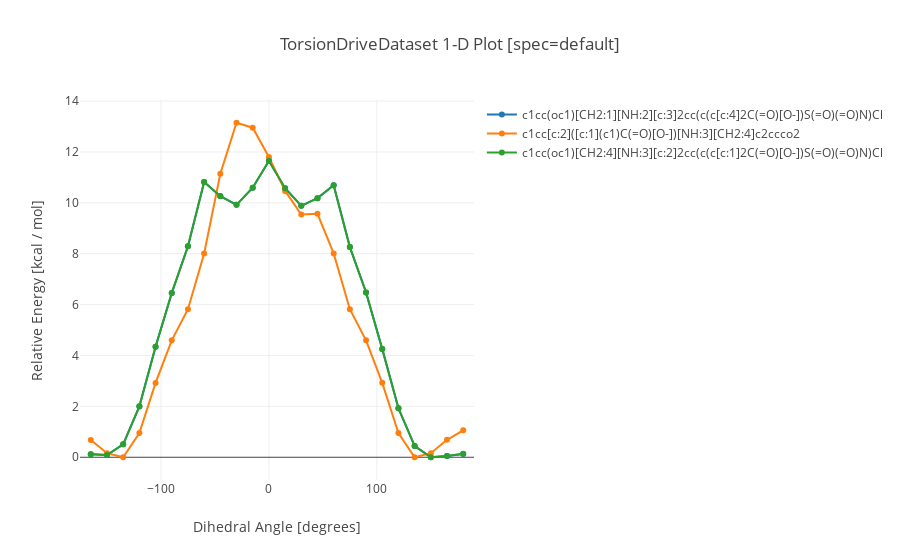

The notebook cell saved with this chart:
### Code cell
molecule = 'Furosemide_0'
bond = '[14, 7]'
mol_type = ['parent', 'pfizer', '0.03']
indices = [job_indices[molecule][bond][i] for i in mol_type]
dataset.visualize(indices, 'default')

### Figure 1 — Plotly figure (JSON) as saved in the notebook; plotly's stock layout.template omitted (floating-point values rounded to 4 significant figures)
{"data": [{"mode": "lines+markers", "name": "c1cc(oc1)[CH2:1][NH:2][c:3]2cc(c(c[c:4]2C(=O)[O-])S(=O)(=O)N)Cl", "type": "scatter", "uid": "334a55d5-b272-427d-af7f-c7ee12d0c095", "x": [-165, -150, -135, -120, -105, -90, -75, -60, -45, -30, -15, 0, 15, 30, 45, 60, 75, 90, 105, 120, 135, 150, 165, 180], "y": [0.118, 0.089, 0.509, 2, 4.346, 6.455, 8.295, 10.82, 10.27, 9.922, 10.6, 11.65, 10.58, 9.881, 10.19, 10.69, 8.262, 6.48, 4.259, 1.925, 0.445, 0, 0.047, 0.132]}, {"mode": "lines+markers", "name": "c1cc[c:2]([c:1](c1)C(=O)[O-])[NH:3][CH2:4]c2ccco2", "type": "scatter", "uid": "6fb9e658-8676-4e12-acf8-05ad254b8503", "x": [-165, -150, -135, -120, -105, -90, -75, -60, -45, -30, -15, 0, 15, 30, 45, 60, 75, 90, 105, 120, 135, 150, 165, 180], "y": [0.682, 0.159, 0, 0.953, 2.923, 4.595, 5.818, 8.011, 11.14, 13.15, 12.95, 11.8, 10.47, 9.538, 9.57, 8.011, 5.818, 4.595, 2.924, 0.953, 0, 0.159, 0.684, 1.059]}, {"mode": "lines+markers", "name": "c1cc(oc1)[CH2:4][NH:3][c:2]2cc(c(c[c:1]2C(=O)[O-])S(=O)(=O)N)Cl", "type": "scatter", "uid": "e90e6e0a-b3eb-46bb-aed5-0fcdfe407ce7", "x": [-165, -150, -135, -120, -105, -90, -75, -60, -45, -30, -15, 0, 15, 30, 45, 60, 75, 90, 105, 120, 135, 150, 165, 180], "y": [0.117, 0.087, 0.507, 1.999, 4.346, 6.452, 8.294, 10.81, 10.26, 9.921, 10.6, 11.65, 10.58, 9.882, 10.18, 10.69, 8.261, 6.476, 4.258, 1.925, 0.443, 0, 0.047, 0.134]}], "layout": {"title": {"text": "TorsionDriveDataset 1-D Plot [spec=default]"}, "xaxis": {"range": [-175, 190], "title": {"text": "Dihedral Angle [degrees]"}, "zeroline": false}, "yaxis": {"title": {"text": "Relative Energy [kcal / mol]"}, "zeroline": true}}}
